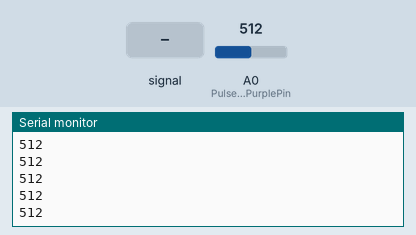
Simulated run of this sketch. Board: Arduino Uno, built with avr-gcc and run on an emulated ATmega328P. On the bench: the last lines printed to the serial monitor. The inputs (shaded band) are chosen by the test bench; at power-on: A0 (PulseSensorPurplePin) = 512.

Above: at 1.2 s.
1.3 s: A0 (PulseSensorPurplePin) fed a 200 Hz sine of ±81 counts around its level
At 2.0 s:
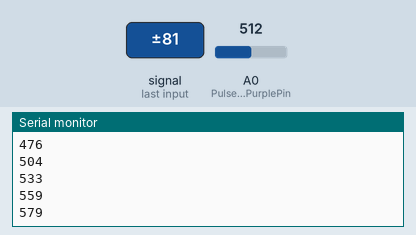
2.8 s: A0 (PulseSensorPurplePin) set to 716
At 3.4 s:
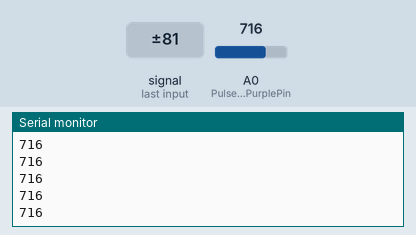
4.3 s: A0 (PulseSensorPurplePin) fed a 1000 Hz sine of ±255 counts around its level
5.8 s: A0 (PulseSensorPurplePin) set to 1023
At 6.4 s:
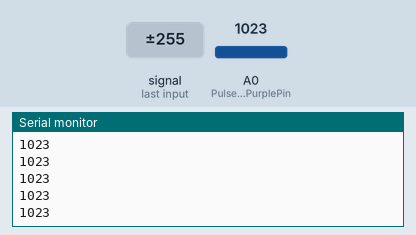
Timing chart, 0 to 8.3 s (numbered marks = the images above; inputs shaded):
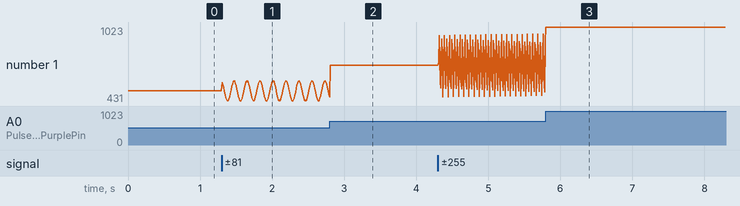

The sketch:

PulseSensor_StarterProject_Arduino.ino
```cpp
/*  PulseSensor™ Starter Project   http://www.pulsesensor.com
 *
This an Arduino project. It's Best Way to Get Started with your PulseSensor™ & Arduino.
-------------------------------------------------------------
1) This shows a live human Heartbeat Pulse.
2) Live visualization in Arduino's Cool "Serial Plotter".
3) Blink an LED on each Heartbeat.
4) This is the direct Pulse Sensor's Signal.
5) A great first-step in troubleshooting your circuit and connections.
6) "Human-readable" code that is newbie friendly."

*/


//  Variables
int PulseSensorPurplePin = 0;        // Pulse Sensor PURPLE WIRE connected to ANALOG PIN 0
int LED13 = 13;   //  The on-board Arduion LED


int Signal;                // holds the incoming raw data. Signal value can range from 0-1024
int Threshold = 550;            // Determine which Signal to "count as a beat", and which to ingore.


// The SetUp Function:
void setup() {
  //pinMode(LED13,OUTPUT);         // pin that will blink to your heartbeat!
   Serial.begin(9600);         // Set's up Serial Communication at certain speed.

}

// The Main Loop Function
void loop() {
//Serial.print("hi");
  Signal = analogRead(PulseSensorPurplePin);  // Read the PulseSensor's value.
                                              // Assign this value to the "Signal" variable.

   Serial.println(Signal);                    // Send the Signal value to Serial Plotter.


   /*if(Signal > Threshold){                          // If the signal is above "550", then "turn-on" Arduino's on-Board LED.
     digitalWrite(LED13,HIGH);
   } else {
     digitalWrite(LED13,LOW);                //  Else, the sigal must be below "550", so "turn-off" this LED.
   }*/


delay(10);


}
```

Measured:
- after the input at 1.3 s, the serial monitor: prints a new line at once (image 1)
- plotted number 1: 512 → 461 after the input at 1.3 s
